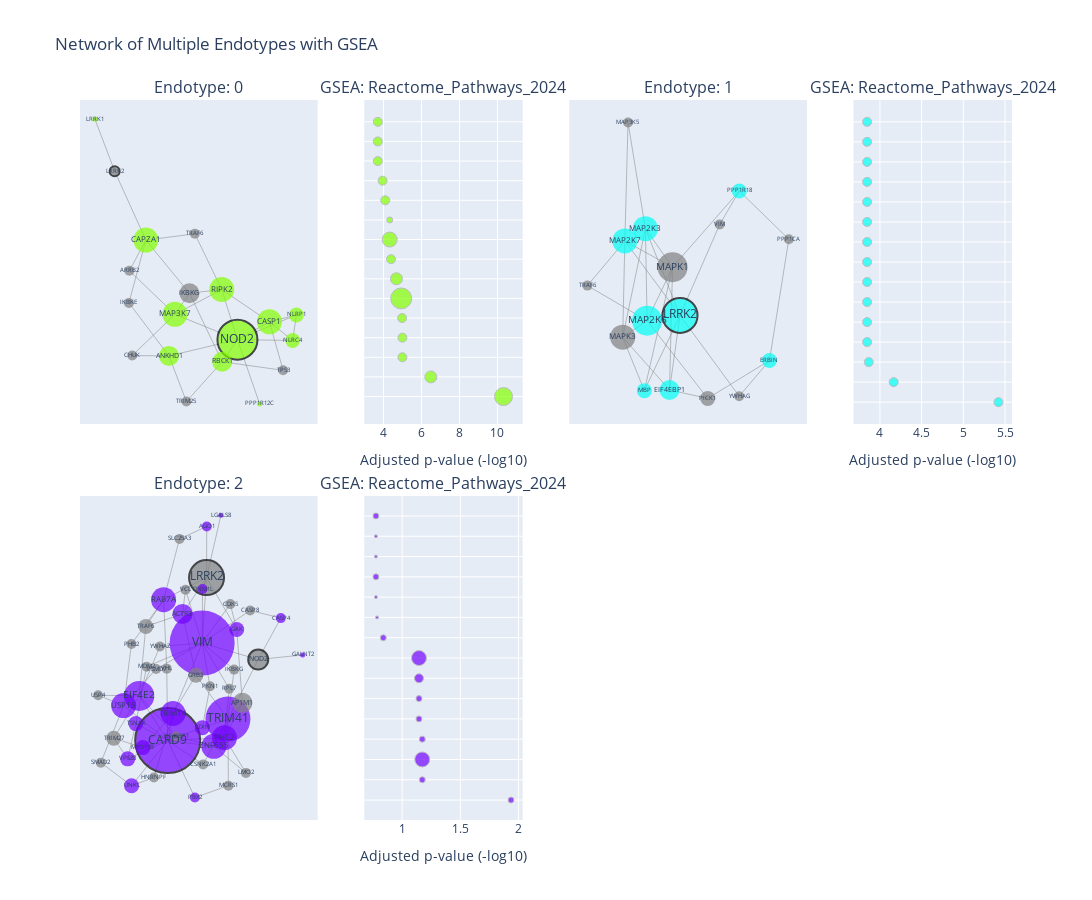

Notebook source saved alongside this figure:
### Code cell
visualization.plot_endotype_grid(endo.endotypes[2], 
                                 endo.network, 
                                 endo.seeds, 
                                 enrichr_lib= 'Reactome_Pathways_2024',
                                 top_terms=15, 
                                 node_size='degree', 
                                 path_length=2,
                                 ncols=2,
                                 size_height=450,
                                 size_width=350,
                                 layout_seed=2024,
                                 limit_lcc=False,
                                 gsea_plot_type='dotplot')

### Figure 1 — Plotly figure (JSON) as saved in the notebook; plotly's stock layout.template omitted (floating-point values rounded to 4 significant figures; data arrays with more than 128 entries replaced by an {"elided": "..."} marker saying what was removed)
{"data": [{"hoverinfo": "none", "line": {"color": "gray", "width": 0.5}, "mode": "lines", "showlegend": false, "type": "scatter", "x": [-0.1237, 0.2264, null, -0.1237, 0.1386, null, -0.1237, -0.04232, null, -0.1237, -0.3791, null, -0.1237, -0.363, null, 0.2264, -0.157, null, 0.2264, 0.4058, null, 0.2264, 0.351, null, 0.2264, 0.5569, null, 0.2264, 0.141, null, 0.2264, 0.5361, null, 0.2264, 0.1386, null, -0.2866, -0.4615, null, -0.2866, -0.3791, null, -0.2866, -0.04232, null, -0.2866, -0.3817, null, -0.2866, -0.01233, null, -0.4615, -0.5716, null, -0.157, -0.05956, null, -0.157, -0.3817, null, -0.157, -0.363, null, 0.1386, -0.04232, null, 0.1386, 0.4058, null, 0.1386, -0.01233, null, -0.04232, 0.141, null, 0.4058, 0.4825, null, 0.4058, 0.5569, null, 0.4058, 0.5361, null, 0.5569, 0.5361, null, 0.141, -0.05956, null, 0.141, 0.4825, null], "xaxis": "x", "y": [-0.04849, -0.1846, null, -0.04849, 0.08491, null, -0.04849, 0.06503, null, -0.04849, 0.1862, null, -0.04849, -0.2702, null, -0.1846, -0.272, null, -0.1846, -0.08893, null, -0.1846, -0.53, null, -0.1846, -0.05176, null, -0.1846, -0.3034, null, -0.1846, -0.189, null, -0.1846, 0.08491, null, 0.3506, 0.7214, null, 0.3506, 0.1862, null, 0.3506, 0.06503, null, 0.3506, 0.01288, null, 0.3506, 0.3844, null, 0.7214, 1, null, -0.272, -0.5174, null, -0.272, 0.01288, null, -0.272, -0.2702, null, 0.08491, 0.06503, null, 0.08491, -0.08893, null, 0.08491, 0.3844, null, 0.06503, -0.3034, null, -0.08893, -0.3496, null, -0.08893, -0.05176, null, -0.08893, -0.189, null, -0.05176, -0.189, null, -0.3034, -0.5174, null, -0.3034, -0.3496, null], "yaxis": "y"}, {"hoverinfo": "text", "marker": {"color": ["rgb(131, 255, 0)", "rgb(131, 255, 0)", "rgb(131, 255, 0)", "gray", "rgb(131, 255, 0)", "rgb(131, 255, 0)", "gray", "rgb(131, 255, 0)", "rgb(131, 255, 0)", "rgb(131, 255, 0)", "rgb(131, 255, 0)", "gray", "gray", "rgb(131, 255, 0)", "rgb(131, 255, 0)", "gray", "gray", "gray", "gray"], "line": {"color": ["rgba(0,0,0,0)", "black", "rgba(0,0,0,0)", "black", "rgba(0,0,0,0)", "rgba(0,0,0,0)", "rgba(0,0,0,0)", "rgba(0,0,0,0)", "rgba(0,0,0,0)", "rgba(0,0,0,0)", "rgba(0,0,0,0)", "rgba(0,0,0,0)", "rgba(0,0,0,0)", "rgba(0,0,0,0)", "rgba(0,0,0,0)", "rgba(0,0,0,0)", "rgba(0,0,0,0)", "rgba(0,0,0,0)", "rgba(0,0,0,0)"], "width": [0, 2, 0, 2, 0, 0, 0, 0, 0, 0, 0, 0, 0, 0, 0, 0, 0, 0, 0]}, "size": [25, 40, 25, 10, 20, 25, 20, 25, 5, 15, 20, 10, 10, 15, 5, 10, 10, 10, 10]}, "mode": "markers+text", "showlegend": false, "text": ["MAP3K7", "NOD2", "CAPZA1", "LRRK2", "ANKHD1", "RIPK2", "IKBKG", "CASP1", "PPP1R12C", "NLRP1", "RBCK1", "TRIM25", "IKBKE", "NLRC4", "LRRK1", "ARRB2", "CHUK", "TRAF6", "TP53"], "textfont": {"size": [8.333, 12, 8.333, 6, 6.667, 8.333, 6.667, 8.333, 6, 6, 6.667, 6, 6, 6, 6, 6, 6, 6, 6]}, "textposition": "middle center", "type": "scatter", "x": [-0.1237, 0.2264, -0.2866, -0.4615, -0.157, 0.1386, -0.04232, 0.4058, 0.351, 0.5569, 0.141, -0.05956, -0.3817, 0.5361, -0.5716, -0.3791, -0.363, -0.01233, 0.4825], "xaxis": "x", "y": [-0.04849, -0.1846, 0.3506, 0.7214, -0.272, 0.08491, 0.06503, -0.08893, -0.53, -0.05176, -0.3034, -0.5174, 0.01288, -0.189, 1, 0.1862, -0.2702, 0.3844, -0.3496], "yaxis": "y"}, {"customdata": [[6, "RIPK2;NLRP1;NOD2;NLRC4;CASP1;MAP3K7"], [4, "CASP1;MAP3K7;NOD2;RIPK2"], [3, "MAP3K7;NOD2;RIPK2"], [3, "MAP3K7;NOD2;RIPK2"], [3, "CASP1;NLRP1;NLRC4"], [7, "RIPK2;NLRP1;CAPZA1;NOD2;NLRC4;CASP1;MAP3K7"], [4, "CASP1;MAP3K7;NOD2;RIPK2"], [3, "MAP3K7;NOD2;RIPK2"], [5, "RIPK2;CAPZA1;NOD2;CASP1;MAP3K7"], [2, "CASP1;NLRC4"], [3, "MAP3K7;NOD2;RIPK2"], [3, "MAP3K7;NOD2;RIPK2"], [3, "MAP3K7;NOD2;RIPK2"], [3, "MAP3K7;NOD2;RIPK2"], [3, "MAP3K7;NOD2;RIPK2"]], "hovertemplate": "<b>%{y}</b><br>Adjusted p-value (-log10): %{x:.2f}<br>Gene count: %{customdata[0]}<br>Genes: %{customdata[1]}<extra></extra>", "marker": {"color": "rgb(131, 255, 0)", "line": {"color": "darkgray", "width": 1}, "size": [18, 12, 9, 9, 9, 21, 12, 9, 15, 6, 9, 9, 9, 9, 9]}, "mode": "markers", "showlegend": false, "type": "scatter", "x": [10.32, 6.49, 4.994, 4.994, 4.978, 4.931, 4.681, 4.394, 4.325, 4.325, 4.088, 3.951, 3.698, 3.698, 3.698], "xaxis": "x2", "y": ["Nucleotide-binding Domain, Leucine Rich ...", "NOD1 2 Signaling Pathway", "Activated TAK1 Mediates P38 MAPK Activat...", "JNK (c-Jun Kinases) Phosphorylation and ...", "Inflammasomes", "Innate Immune System", "Interleukin-1 Family Signaling", "TAK1-dependent IKK and NF-kappa-B Activa...", "Signaling by Interleukins", "The IPAF Inflammasome", "MAP Kinase Activation", "Interleukin-17 Signaling", "Interleukin-1 Signaling", "MyD88 Cascade Initiated on Plasma Membra...", "MyD88 Dependent Cascade Initiated on End..."], "yaxis": "y2"}, {"hoverinfo": "none", "line": {"color": "gray", "width": 0.5}, "mode": "lines", "showlegend": false, "type": "scatter", "x": [-0.5319, -0.3324, null, -0.5319, -0.5121, null, -0.5319, -0.3227, null, -0.5319, -0.3068, null, -0.5319, -0.1001, null, -0.3324, -0.07221, null, -0.3324, -0.003353, null, -0.5121, -0.8572, null, -0.5121, -0.4831, null, -0.5121, -0.003353, null, -0.5121, -0.07221, null, 0.8213, 0.5422, null, 0.8213, 0.2519, null, 0.8213, 1, null, 0.5422, -0.003353, null, -0.8572, -0.3068, null, 1, 0.5434, null, 0.5434, -0.07221, null, 0.5434, 0.363, null, -0.3068, -0.07221, null, -0.3068, 0.2519, null, -0.3068, -0.003353, null, -0.3068, -0.3227, null, -0.07221, -0.3227, null, -0.07221, -0.1001, null, 0.2519, -0.1001, null, -0.003353, -0.3227, null, -0.003353, 0.363, null, -0.003353, -0.1001, null, -0.3227, -0.4831, null], "xaxis": "x3", "y": [-0.157, -0.3525, null, -0.157, 0.1951, null, -0.157, 0.2401, null, -0.157, -0.09653, null, -0.157, -0.35, null, -0.3525, 0.09912, null, -0.3525, -0.07724, null, 0.1951, 0.03171, null, 0.1951, 0.6286, null, 0.1951, -0.07724, null, 0.1951, 0.09912, null, -0.2423, -0.373, null, -0.2423, -0.381, null, -0.2423, 0.2013, null, -0.373, -0.07724, null, 0.03171, -0.09653, null, 0.2013, 0.3779, null, 0.3779, 0.09912, null, 0.3779, 0.2556, null, -0.09653, 0.09912, null, -0.09653, -0.381, null, -0.09653, -0.07724, null, -0.09653, 0.2401, null, 0.09912, 0.2401, null, 0.09912, -0.35, null, -0.381, -0.35, null, -0.07724, 0.2401, null, -0.07724, 0.2556, null, -0.07724, -0.35, null, 0.2401, 0.6286, null], "yaxis": "y3"}, {"hoverinfo": "text", "marker": {"color": ["gray", "rgb(0, 255, 245)", "rgb(0, 255, 245)", "rgb(0, 255, 245)", "gray", "gray", "gray", "rgb(0, 255, 245)", "rgb(0, 255, 245)", "gray", "gray", "rgb(0, 255, 245)", "rgb(0, 255, 245)", "gray", "gray", "rgb(0, 255, 245)"], "line": {"color": ["rgba(0,0,0,0)", "rgba(0,0,0,0)", "rgba(0,0,0,0)", "rgba(0,0,0,0)", "rgba(0,0,0,0)", "rgba(0,0,0,0)", "rgba(0,0,0,0)", "rgba(0,0,0,0)", "rgba(0,0,0,0)", "rgba(0,0,0,0)", "rgba(0,0,0,0)", "black", "rgba(0,0,0,0)", "rgba(0,0,0,0)", "rgba(0,0,0,0)", "rgba(0,0,0,0)"], "width": [0, 0, 0, 0, 0, 0, 0, 0, 0, 0, 0, 2, 0, 0, 0, 0]}, "size": [25, 15, 25, 15, 10, 10, 10, 15, 30, 30, 15, 35, 25, 10, 10, 20]}, "mode": "markers+text", "showlegend": false, "text": ["MAPK3", "MBP", "MAP2K7", "ERBIN", "YWHAG", "TRAF6", "PPP1CA", "PPP1R18", "MAP2K6", "MAPK1", "PICK1", "LRRK2", "MAP2K3", "MAP3K5", "VIM", "EIF4EBP1"], "textfont": {"size": [8.333, 6, 8.333, 6, 6, 6, 6, 6, 10, 10, 6, 11.67, 8.333, 6, 6, 6.667]}, "textposition": "middle center", "type": "scatter", "x": [-0.5319, -0.3324, -0.5121, 0.8213, 0.5422, -0.8572, 1, 0.5434, -0.3068, -0.07221, 0.2519, -0.003353, -0.3227, -0.4831, 0.363, -0.1001], "xaxis": "x3", "y": [-0.157, -0.3525, 0.1951, -0.2423, -0.373, 0.03171, 0.2013, 0.3779, -0.09653, 0.09912, -0.381, -0.07724, 0.2401, 0.6286, 0.2556, -0.35], "yaxis": "y3"}, {"customdata": [[3, "MAP2K6;MAP2K3;MAP2K7"], [3, "MAP2K6;MAP2K3;MAP2K7"], [3, "MAP2K6;MAP2K3;MAP2K7"], [3, "MAP2K6;MAP2K3;MAP2K7"], [3, "MAP2K6;MAP2K3;MAP2K7"], [3, "MAP2K6;MAP2K3;MAP2K7"], [3, "MAP2K6;MAP2K3;MAP2K7"], [3, "MAP2K6;MAP2K3;MAP2K7"], [3, "MAP2K6;MAP2K3;MAP2K7"], [3, "MAP2K6;MAP2K3;MAP2K7"], [3, "MAP2K6;MAP2K3;MAP2K7"], [3, "MAP2K6;MAP2K3;MAP2K7"], [3, "MAP2K6;MAP2K3;MAP2K7"], [3, "MAP2K6;MAP2K3;MAP2K7"], [3, "MAP2K6;MAP2K3;MAP2K7"]], "hovertemplate": "<b>%{y}</b><br>Adjusted p-value (-log10): %{x:.2f}<br>Gene count: %{customdata[0]}<br>Genes: %{customdata[1]}<extra></extra>", "marker": {"color": "rgb(0, 255, 245)", "line": {"color": "darkgray", "width": 1}, "size": [9, 9, 9, 9, 9, 9, 9, 9, 9, 9, 9, 9, 9, 9, 9]}, "mode": "markers", "showlegend": false, "type": "scatter", "x": [5.421, 4.165, 3.866, 3.846, 3.846, 3.846, 3.846, 3.846, 3.846, 3.846, 3.846, 3.846, 3.846, 3.846, 3.846], "xaxis": "x4", "y": ["Uptake and Function of Anthrax Toxins", "Uptake and Actions of Bacterial Toxins", "MAP Kinase Activation", "Interleukin-17 Signaling", "MyD88 Cascade Initiated on Plasma Membra...", "MyD88 Dependent Cascade Initiated on End...", "MyD88 MAL(TIRAP) Cascade Initiated on Pl...", "MyD88-independent TLR4 Cascade", "Oxidative Stress Induced Senescence", "TRAF6 Mediated Induction of NFkB and MAP...", "TRIF (TICAM1)-mediated TLR4 Signaling", "Toll Like Receptor 10 (TLR10) Cascade", "Toll Like Receptor 2 (TLR2) Cascade", "Toll Like Receptor 3 (TLR3) Cascade", "Toll Like Receptor 5 (TLR5) Cascade"], "yaxis": "y4"}, {"hoverinfo": "none", "line": {"color": "gray", "width": 0.5}, "mode": "lines", "showlegend": false, "type": "scatter", "x": {"elided": "240 float values"}, "xaxis": "x5", "y": {"elided": "240 float values"}, "yaxis": "y5"}, {"hoverinfo": "text", "marker": {"color": ["rgb(113, 0, 255)", "rgb(113, 0, 255)", "gray", "rgb(113, 0, 255)", "rgb(113, 0, 255)", "rgb(113, 0, 255)", "gray", "rgb(113, 0, 255)", "rgb(113, 0, 255)", "gray", "rgb(113, 0, 255)", "gray", "gray", "gray", "rgb(113, 0, 255)", "gray", "rgb(113, 0, 255)", "rgb(113, 0, 255)", "gray", "rgb(113, 0, 255)", "gray", "gray", "rgb(113, 0, 255)", "rgb(113, 0, 255)", "rgb(113, 0, 255)", "gray", "rgb(113, 0, 255)", "gray", "rgb(113, 0, 255)", "gray", "rgb(113, 0, 255)", "rgb(113, 0, 255)", "gray", "gray", "gray", "rgb(113, 0, 255)", "gray", "rgb(113, 0, 255)", "gray", "gray", "gray", "gray", "gray", "rgb(113, 0, 255)", "gray", "gray", "gray"], "line": {"color": ["rgba(0,0,0,0)", "black", "rgba(0,0,0,0)", "rgba(0,0,0,0)", "rgba(0,0,0,0)", "rgba(0,0,0,0)", "black", "rgba(0,0,0,0)", "rgba(0,0,0,0)", "rgba(0,0,0,0)", "rgba(0,0,0,0)", "rgba(0,0,0,0)", "rgba(0,0,0,0)", "rgba(0,0,0,0)", "rgba(0,0,0,0)", "rgba(0,0,0,0)", "rgba(0,0,0,0)", "rgba(0,0,0,0)", "black", "rgba(0,0,0,0)", "rgba(0,0,0,0)", "rgba(0,0,0,0)", "rgba(0,0,0,0)", "rgba(0,0,0,0)", "rgba(0,0,0,0)", "rgba(0,0,0,0)", "rgba(0,0,0,0)", "rgba(0,0,0,0)", "rgba(0,0,0,0)", "rgba(0,0,0,0)", "rgba(0,0,0,0)", "rgba(0,0,0,0)", "rgba(0,0,0,0)", "rgba(0,0,0,0)", "rgba(0,0,0,0)", "rgba(0,0,0,0)", "rgba(0,0,0,0)", "rgba(0,0,0,0)", "rgba(0,0,0,0)", "rgba(0,0,0,0)", "rgba(0,0,0,0)", "rgba(0,0,0,0)", "rgba(0,0,0,0)", "rgba(0,0,0,0)", "rgba(0,0,0,0)", "rgba(0,0,0,0)", "rgba(0,0,0,0)"], "width": [0, 2, 0, 0, 0, 0, 2, 0, 0, 0, 0, 0, 0, 0, 0, 0, 0, 0, 2, 0, 0, 0, 0, 0, 0, 0, 0, 0, 0, 0, 0, 0, 0, 0, 0, 0, 0, 0, 0, 0, 0, 0, 0, 0, 0, 0, 0]}, "size": [25, 65, 10, 65, 25, 25, 35, 10, 15, 15, 25, 10, 10, 10, 15, 10, 15, 5, 20, 15, 15, 10, 25, 10, 30, 10, 5, 10, 45, 10, 15, 10, 10, 10, 10, 20, 15, 10, 10, 10, 10, 20, 10, 15, 10, 10, 10]}, "mode": "markers+text", "showlegend": false, "text": ["PHC2", "CARD9", "CASP8", "VIM", "TRIM14", "USP15", "LRRK2", "DNM1L", "MYO15B", "TRIM27", "RAB7A", "PHB2", "PKN1", "SMAD2", "GAK", "CDK5", "VPS28", "GALNT2", "NOD2", "UNKL", "TRAF6", "EIF4EBP1", "ZNF655", "AGO1", "EIF4E2", "USP4", "LGALS8", "MCRS1", "TRIM41", "MDM2", "TSNAX", "CASP4", "VHL", "YWHAZ", "RPL7", "ACTR3", "GRB2", "PBX2", "HNRNPF", "SLC25A3", "LMO2", "AP1M1", "PSMD7", "STX11", "IKBKG", "VCL", "CSNK2A1"], "textfont": {"size": [8.333, 12, 6, 12, 8.333, 8.333, 11.67, 6, 6, 6, 8.333, 6, 6, 6, 6, 6, 6, 6, 6.667, 6, 6, 6, 8.333, 6, 10, 6, 6, 6, 12, 6, 6, 6, 6, 6, 6, 6.667, 6, 6, 6, 6, 6, 6.667, 6, 6, 6, 6, 6]}, "textposition": "middle center", "type": "scatter", "x": [0.2966, -0.1701, 0.5079, 0.1134, -0.1261, -0.5321, 0.1497, 0.1166, -0.3733, -0.6135, -0.2036, -0.4681, 0.1785, -0.7197, 0.3977, 0.3446, -0.499, 0.94, 0.5745, -0.4672, -0.3496, -0.09995, 0.2099, 0.1513, -0.4038, -0.742, 0.2678, 0.3291, 0.3256, -0.3431, -0.4321, 0.7605, -0.1774, -0.2342, 0.3369, -0.04823, 0.06227, 0.05348, -0.2834, -0.07275, 0.4737, 0.4446, -0.2651, 0.1149, 0.3766, -0.02359, 0.1213], "xaxis": "x5", "y": [-0.3523, -0.3699, 0.4215, 0.2227, -0.2053, -0.1573, 0.6214, 0.5516, -0.4129, -0.3558, 0.4866, 0.2169, -0.03995, -0.5045, 0.3056, 0.46, -0.4814, 0.1508, 0.1228, -0.6446, 0.3237, -0.3457, -0.405, 0.9324, -0.09833, -0.09426, 1, -0.6443, -0.2393, 0.07966, -0.2668, 0.3749, 0.06745, 0.2026, -0.05463, 0.4003, 0.02748, -0.7167, -0.5947, 0.8562, -0.5669, -0.1407, 0.06494, -0.2915, 0.06149, 0.547, -0.5152], "yaxis": "y5"}, {"customdata": [[2, "TSNAX;AGO1"], [2, "VPS28;VIM"], [5, "GALNT2;VPS28;GAK;RAB7A;ACTR3"], [2, "CARD9;CASP4"], [2, "VIM;DNM1L"], [2, "CARD9;CASP4"], [3, "VIM;CASP4;DNM1L"], [5, "GALNT2;VPS28;GAK;RAB7A;ACTR3"], [2, "AGO1;PHC2"], [1, "AGO1"], [1, "VIM"], [2, "VIM;DNM1L"], [1, "VIM"], [1, "VPS28"], [2, "VPS28;VIM"]], "hovertemplate": "<b>%{y}</b><br>Adjusted p-value (-log10): %{x:.2f}<br>Gene count: %{customdata[0]}<br>Genes: %{customdata[1]}<extra></extra>", "marker": {"color": "rgb(113, 0, 255)", "line": {"color": "darkgray", "width": 1}, "size": [6, 6, 15, 6, 6, 6, 9, 15, 6, 3, 3, 6, 3, 3, 6]}, "mode": "markers", "showlegend": false, "type": "scatter", "x": [1.936, 1.173, 1.173, 1.173, 1.145, 1.145, 1.145, 1.145, 0.8378, 0.7838, 0.7745, 0.7745, 0.7745, 0.7745, 0.7745], "xaxis": "x6", "y": ["Small Interfering RNA (siRNA) Biogenesis", "Late Endosomal Microautophagy", "Membrane Trafficking", "NOD1 2 Signaling Pathway", "Apoptotic Execution Phase", "Nucleotide-binding Domain, Leucine Rich ...", "Programmed Cell Death", "Vesicle-mediated Transport", "Oxidative Stress Induced Senescence", "Post-transcriptional Silencing by Small ...", "Aggrephagy", "Apoptosis", "Apoptotic Cleavage of Cellular Proteins", "Assembly Of The HIV Virion", "Autophagy"], "yaxis": "y6"}], "layout": {"annotations": [{"font": {"size": 16}, "showarrow": false, "text": "Endotype: 0", "x": 0.1275, "xanchor": "center", "xref": "paper", "y": 1, "yanchor": "bottom", "yref": "paper"}, {"font": {"size": 16}, "showarrow": false, "text": "GSEA: Reactome_Pathways_2024", "x": 0.39, "xanchor": "center", "xref": "paper", "y": 1, "yanchor": "bottom", "yref": "paper"}, {"font": {"size": 16}, "showarrow": false, "text": "Endotype: 1", "x": 0.6525, "xanchor": "center", "xref": "paper", "y": 1, "yanchor": "bottom", "yref": "paper"}, {"font": {"size": 16}, "showarrow": false, "text": "GSEA: Reactome_Pathways_2024", "x": 0.915, "xanchor": "center", "xref": "paper", "y": 1, "yanchor": "bottom", "yref": "paper"}, {"font": {"size": 16}, "showarrow": false, "text": "Endotype: 2", "x": 0.1275, "xanchor": "center", "xref": "paper", "y": 0.45, "yanchor": "bottom", "yref": "paper"}, {"font": {"size": 16}, "showarrow": false, "text": "GSEA: Reactome_Pathways_2024", "x": 0.39, "xanchor": "center", "xref": "paper", "y": 0.45, "yanchor": "bottom", "yref": "paper"}], "height": 900, "showlegend": false, "title": {"text": "Network of Multiple Endotypes with GSEA"}, "width": 1400, "xaxis": {"anchor": "y", "domain": [0, 0.255], "showgrid": false, "visible": false, "zeroline": false}, "xaxis2": {"anchor": "y2", "domain": [0.305, 0.475], "title": {"text": "Adjusted p-value (-log10)"}}, "xaxis3": {"anchor": "y3", "domain": [0.525, 0.78], "showgrid": false, "visible": false, "zeroline": false}, "xaxis4": {"anchor": "y4", "domain": [0.83, 1], "title": {"text": "Adjusted p-value (-log10)"}}, "xaxis5": {"anchor": "y5", "domain": [0, 0.255], "showgrid": false, "visible": false, "zeroline": false}, "xaxis6": {"anchor": "y6", "domain": [0.305, 0.475], "title": {"text": "Adjusted p-value (-log10)"}}, "xaxis7": {"anchor": "y7", "domain": [0.525, 0.78]}, "xaxis8": {"anchor": "y8", "domain": [0.83, 1]}, "yaxis": {"anchor": "x", "domain": [0.55, 1], "showgrid": false, "visible": false, "zeroline": false}, "yaxis2": {"anchor": "x2", "domain": [0.55, 1], "showticklabels": false}, "yaxis3": {"anchor": "x3", "domain": [0.55, 1], "showgrid": false, "visible": false, "zeroline": false}, "yaxis4": {"anchor": "x4", "domain": [0.55, 1], "showticklabels": false}, "yaxis5": {"anchor": "x5", "domain": [0, 0.45], "showgrid": false, "visible": false, "zeroline": false}, "yaxis6": {"anchor": "x6", "domain": [0, 0.45], "showticklabels": false}, "yaxis7": {"anchor": "x7", "domain": [0, 0.45]}, "yaxis8": {"anchor": "x8", "domain": [0, 0.45]}}}
